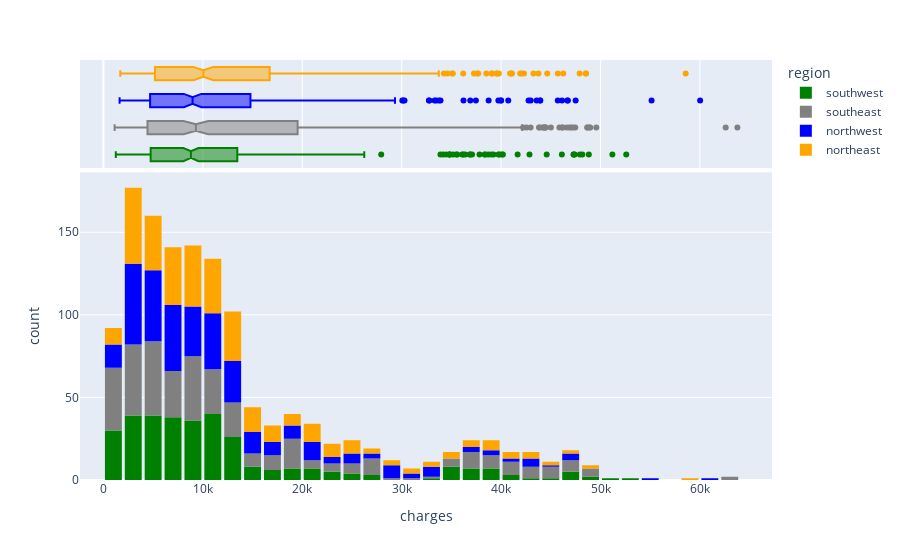

Notebook code cell kept with this figure:
### Code cell
fig=px.histogram(medical_df,
                 x='charges',
                 marginal='box',
                 color='region',
                 color_discrete_sequence=['green','grey','blue','orange'])
fig.update_layout(bargap=0.15)

### Figure 1 — Plotly figure (JSON) as saved in the notebook; plotly's stock layout.template omitted (floating-point values rounded to 4 significant figures; data arrays with more than 128 entries replaced by an {"elided": "..."} marker saying what was removed)
{"data": [{"alignmentgroup": "True", "bingroup": "x", "hovertemplate": "region=southwest<br>charges=%{x}<br>count=%{y}<extra></extra>", "legendgroup": "southwest", "marker": {"color": "green", "pattern": {"shape": ""}}, "name": "southwest", "offsetgroup": "southwest", "orientation": "v", "showlegend": true, "type": "histogram", "x": {"elided": "325 float values"}, "xaxis": "x", "yaxis": "y"}, {"alignmentgroup": "True", "hovertemplate": "region=southwest<br>charges=%{x}<extra></extra>", "legendgroup": "southwest", "marker": {"color": "green"}, "name": "southwest", "notched": true, "offsetgroup": "southwest", "showlegend": false, "type": "box", "x": {"elided": "325 float values"}, "xaxis": "x2", "yaxis": "y2"}, {"alignmentgroup": "True", "bingroup": "x", "hovertemplate": "region=southeast<br>charges=%{x}<br>count=%{y}<extra></extra>", "legendgroup": "southeast", "marker": {"color": "grey", "pattern": {"shape": ""}}, "name": "southeast", "offsetgroup": "southeast", "orientation": "v", "showlegend": true, "type": "histogram", "x": {"elided": "364 float values"}, "xaxis": "x", "yaxis": "y"}, {"alignmentgroup": "True", "hovertemplate": "region=southeast<br>charges=%{x}<extra></extra>", "legendgroup": "southeast", "marker": {"color": "grey"}, "name": "southeast", "notched": true, "offsetgroup": "southeast", "showlegend": false, "type": "box", "x": {"elided": "364 float values"}, "xaxis": "x2", "yaxis": "y2"}, {"alignmentgroup": "True", "bingroup": "x", "hovertemplate": "region=northwest<br>charges=%{x}<br>count=%{y}<extra></extra>", "legendgroup": "northwest", "marker": {"color": "blue", "pattern": {"shape": ""}}, "name": "northwest", "offsetgroup": "northwest", "orientation": "v", "showlegend": true, "type": "histogram", "x": {"elided": "325 float values"}, "xaxis": "x", "yaxis": "y"}, {"alignmentgroup": "True", "hovertemplate": "region=northwest<br>charges=%{x}<extra></extra>", "legendgroup": "northwest", "marker": {"color": "blue"}, "name": "northwest", "notched": true, "offsetgroup": "northwest", "showlegend": false, "type": "box", "x": {"elided": "325 float values"}, "xaxis": "x2", "yaxis": "y2"}, {"alignmentgroup": "True", "bingroup": "x", "hovertemplate": "region=northeast<br>charges=%{x}<br>count=%{y}<extra></extra>", "legendgroup": "northeast", "marker": {"color": "orange", "pattern": {"shape": ""}}, "name": "northeast", "offsetgroup": "northeast", "orientation": "v", "showlegend": true, "type": "histogram", "x": {"elided": "324 float values"}, "xaxis": "x", "yaxis": "y"}, {"alignmentgroup": "True", "hovertemplate": "region=northeast<br>charges=%{x}<extra></extra>", "legendgroup": "northeast", "marker": {"color": "orange"}, "name": "northeast", "notched": true, "offsetgroup": "northeast", "showlegend": false, "type": "box", "x": {"elided": "324 float values"}, "xaxis": "x2", "yaxis": "y2"}], "layout": {"bargap": 0.15, "barmode": "relative", "legend": {"title": {"text": "region"}, "tracegroupgap": 0}, "margin": {"t": 60}, "xaxis": {"anchor": "y", "domain": [0, 1], "title": {"text": "charges"}}, "xaxis2": {"anchor": "y2", "domain": [0, 1], "matches": "x", "showgrid": true, "showticklabels": false}, "yaxis": {"anchor": "x", "domain": [0, 0.7326], "title": {"text": "count"}}, "yaxis2": {"anchor": "x2", "domain": [0.7426, 1], "matches": "y2", "showgrid": false, "showline": false, "showticklabels": false, "ticks": ""}}}
